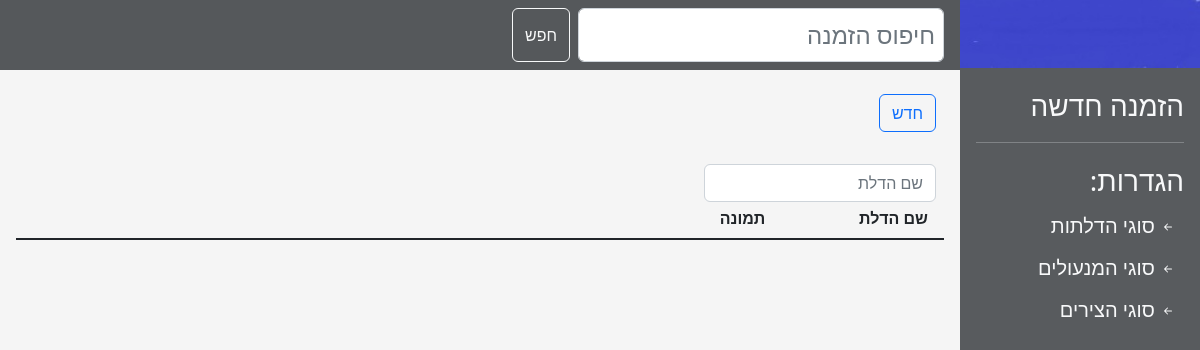
The app's page /doors, older data.
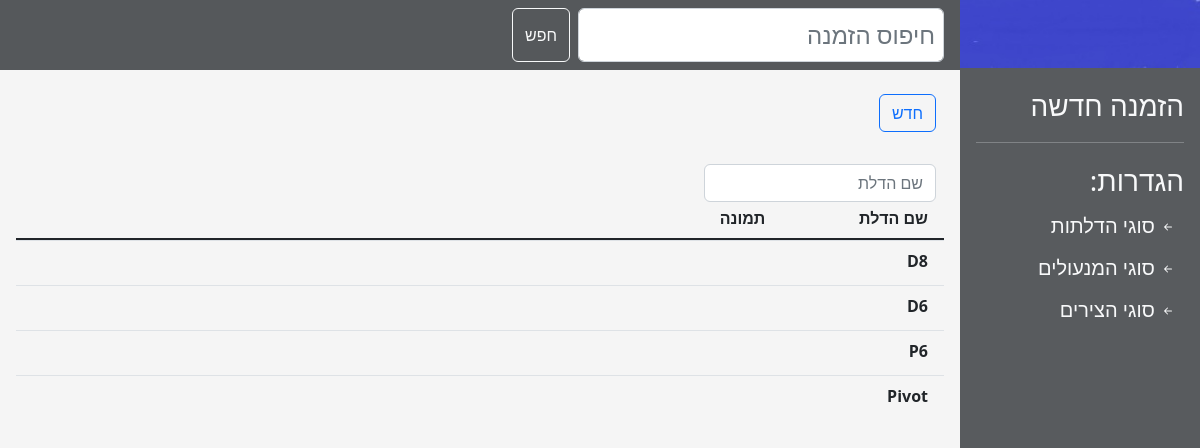
The same page, newer data.
### main/models.py (models this page shows, shortened)
class DoorType(models.Model):
    name = models.CharField(max_length=16, help_text="שם הדלת",
                            verbose_name="שם הדלת:", unique=True, null=False, )
    image = models.ImageField(upload_to='images/door_types/', default='',
                              help_text="תמונת הדלת", verbose_name="סקיצה:", blank=True,
                              validators=[validate_image_file_extension])
    height_calculation = models.DecimalField(max_digits=4, decimal_places=1, help_text="הפחתה בגובה",
                                             verbose_name="הפחתה בגובה:", null=False, default=0,
                                             validators=[MaxValueValidator(0)])
    width_calculation = models.DecimalField(max_digits=4, decimal_places=1, help_text="הפחתה ברוחב",
                                            verbose_name="הפחתה ברוחב:", null=False, default=0,
                                            validators=[MaxValueValidator(0)])
    covering_out_height_calculation = models.DecimalField(max_digits=4, decimal_places=1, help_text="הפחתה בגובה",
                                                          verbose_name="הפחתה בגובה:", null=False, default=0,
                                                          validators=[MaxValueValidator(0)])
    covering_out_width_calculation = models.DecimalField(max_digits=4, decimal_places=1, help_text="הפחתה ברוחב",
                                                         verbose_name="הפחתה ברוחב:", null=False, default=0,
                                                         validators=[MaxValueValidator(0)])
    covering_into_height_calculation = models.DecimalField(max_digits=4, decimal_places=1, help_text="הפחתה בגובה",
                                                           verbose_name="הפחתה בגובה:", null=False, default=0,
                                                           validators=[MaxValueValidator(0)])
    covering_into_width_calculation = models.DecimalField(max_digits=4, decimal_places=1, help_text="הפחתה ברוחב",
                                                          verbose_name="הפחתה ברוחב:", null=False, default=0,
                                                          validators=[MaxValueValidator(0)])
    binder_calculation = models.DecimalField(max_digits=4, decimal_places=1, help_text="הפחתה ברוחב",
                                             verbose_name="הפחתה ברוחב:", null=False, default=0,
                                             validators=[MaxValueValidator(0)])

### main/views.py (the view)
# urls.py: path('doors', main.views.door_types, name='doors'),
def door_types(request):
    doors = DoorType.objects.all()
    form_error = None
    form = DoorTypeForm()
    if request.method == 'POST':
        form = DoorTypeForm(request.POST, request.FILES)
        if form.is_valid():
            form.save()
        else:
            form_error = True
    return render(request, 'doors.html', {'form': form, 'doors': doors, 'form_error': form_error})

### main/forms.py
class DoorTypeForm(ModelForm):
    error_css_class = "error"
    class Meta:
        model = DoorType
        fields = ['name', 'image', 'height_calculation', 'width_calculation']
        widgets = {'name': TextInput(attrs={'class': 'form-control', 'size': '30'}),
                   'height_calculation': TextInput(attrs={'size': '5', 'class': 'form-control'}),
                   'width_calculation': TextInput(attrs={'size': '5', 'class': 'form-control'}),
                   'image': CustomClearableFileInput(attrs={'class': 'form-control'}, ),
                   }
        error_messages = {
            'name': {'required': "שדה חובה", 'unique': "דלת עם שם כזה כבר קיימת במערכת"},
            'height_calculation': {'max_value': "מספר חייב להיות שלילי או אפס", 'invalid': "הזן מספר"},
            'width_calculation': {'max_value': "מספר חייב להיות שלילי או אפס", 'invalid': "הזן מספר"},
            'image': {'invalid_image': "קובץ תמונה שגוי"}
        }

### templates/doors.html (shortened to what this page needs)
{% extends 'generic_list.html' %}
{% block filter_placeholder %}שם הדלת{% endblock %}
{% block table %}
        <div class="row border-bottom border-dark border-2">
            <div class="col-2 pb-1 fw-bold lh-lg mx-1">שם הדלת</div>
            <div class="col-2 pb-1 fw-bold lh-lg mx-1">תמונה</div>
            <div class="w-25"></div>
            <div class="w-25"></div>
        </div>
        {% load static %}
        {% for door in doors %}
            <div>
                <div data-bs-toggle="collapse"
                     data-bs-target="#record_{{ door.id }}"
                     aria-expanded="true" aria-controls="record_{{ door.id }}" style="z-index: -1;"
                     class="row table-row border-top border-black-50 border-1 tr">
                    <div class="col-2 pb-1 fw-bold lh-lg m-1">{{ door.name }}</div>
                    <div class="col-2 pb-1 fw-bold lh-lg m-1">
                    </div>
                </div>
            </div>
        {% endfor %}
{% endblock %}

Row changes from the older to the newer data that the page shows:
added DoorType: name "D8"
added DoorType: name "D6"
added DoorType: name "P6"
added DoorType: name "Pivot"
